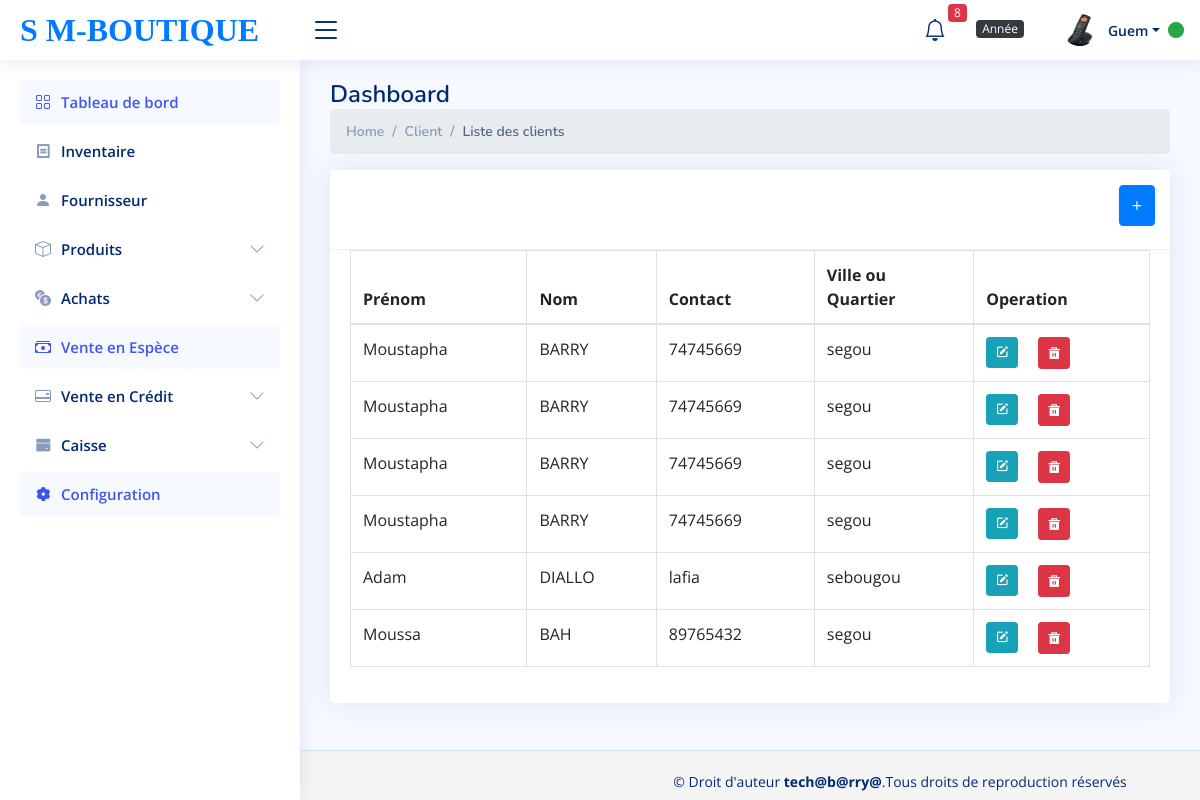
Screenshot of /liste_client_gr.php (signed in) with the database file from the repository.
### tables this page shows
CREATE TABLE `client_grossiste` (
  `id_client_gr` int(11) NOT NULL,
  `nom_client_grossiste` varbinary(100) NOT NULL,
  `prenom_du_client_grossiste` varchar(100) NOT NULL,
  `ville_client_grossiste` varchar(100) NOT NULL,
  `contact_client_grossiste` varchar(100) NOT NULL
);

### liste_client_gr.php (called while the page is built, shortened)
<?php
require_once('autoload.php');
$liste_client=new Client();
$recuperer_afficher=$liste_client->list();
?>
<?php require_once('view/liste_client_gr.view.php') ?>

### autoload.php (called while the page is built, shortened)
<?php
spl_autoload_register (function ($class_name)
{
    $fils="classes/".$class_name.'.php';
});

### classes/Fonction.php (called while the page is built, shortened)
<?php
class Fonction{
        public function database(){
            $this->DB_HOST="127.0.0.1";
            $this->DB_NAME="db_supermarche";
            $this->DB_USERNAME="root";
            $this->DB_PASSWORD='';
             $bdd=new PDO("mysql:host=".$this->DB_HOST.";dbname=". $this->DB_NAME,
            $this->DB_USERNAME  ,$this->DB_PASSWORD);
            return $bdd;
        }
   public function  recuperation_fonction($select_partie,$tables,$data=[], $all=null){
      $bdd=$this->database();
        $monFetch=$bdd->prepare("select $select_partie from $tables");
        $monFetch->execute($data);
        if(isset($all) and $all==="all"|| $all==="All" || $all==="ALL" ||
         $all==="aLL"||$all==="ALl"|| $all==="AlL"){
           return $monFetch->fetchAll(PDO::FETCH_OBJ);
         }else{
           return $monFetch->fetch(PDO::FETCH_OBJ);
         }
    }
}

### classes/Client.php (called while the page is built, shortened)
<?php
class Client extends Fonction{
      public function list(){
            $recuperer_afficher=$this->recuperation_fonction("*","client_grossiste ORDER BY id_client_gr DESC",[],"all");
            return $recuperer_afficher;
         }
}

### view/liste_client_gr.view.php (the view, shortened to what this page needs)
<?php require_once ('partials/header.php') ?>
<?php require_once ('partials/sidebar.php')?>
<?php require_once ('partials/navbar.php')?>
<!DOCTYPE html>
<html lang="en">
<body>
    <main id="main" class="main">
        <div class="pagetitle">
            <h1>Dashboard</h1>
            <nav>
                <ol class="breadcrumb">
                    <li class="breadcrumb-item"><a href="index1.php">Home</a></li>
                    <li class="breadcrumb-item">Client</li>
                    <li class="breadcrumb-item active">Liste des clients</li>
                </ol>
            </nav>
        </div>
        <section class="section">
            <div class="row">
                <div class="col-lg-12">
                    <div class="card">
                        <div class="card-header">
                             <a class="btn btn-primary mb-2" href="client.php" style="font-size: 18px;" title="Plus de client">+</a>
                        </div>
                        <div class="card-body">
                            <table class="table datatable table-bordered">
                                <thead>
                                    <tr>
                                        <th>Prénom</th>
                                        <th>Nom </th>
                                        <th>Contact </th>
                                        <th>Ville ou<br>Quartier</th>
                                        <th>Operation</th>
                                    </tr>
                                </thead>
                                <tbody>
                                    <?php  foreach ($recuperer_afficher as $liste_cli):?>
                                    <tr>
                                        <td><?= $liste_cli-> prenom_du_client_grossiste?></td>
                                        <td><?= $liste_cli-> nom_client_grossiste?></td>
                                        <td><?= $liste_cli->contact_client_grossiste ?></td>
                                        <td><?= $liste_cli->ville_client_grossiste ?></td>
                                        <td>
                                            <a href="modifier_client.php?id=<?=$liste_cli->id_client_gr?>"
                                                class="btn btn-info btn-sm">
                                                <i class="bx bxs-edit"></i></a>&emsp;
                                            <a class="btn btn-danger btn-sm delete-button"
                                                href="supprimer_client.php?id=<?= $liste_cli->id_client_gr ?>"
                                                data-listclient-id="<?= $liste_cli->id_client_gr ?>">
                                                <i class="ri-delete-bin-5-fill "></i>
                                            </a>
                                        </td>
                                    </tr>
                                    <?php endforeach?>
                                </tbody>
                            </table>
                        </div>
                    </div>
                </div>
            </div>
        </section>
    </main>
    <footer class="footer">
        <?php require_once('partials/foot.php') ?>
    </footer>
</body>
</html>

### assets/css/style.css (style rules this page uses)
:root { scroll-behavior: smooth; }
body { font-family: "Open Sans", sans-serif; background: #f6f9ff; color: #444444; }
a { color: #4154f1; text-decoration: none; }
h1, h2, h3, h4, h5, h6 { font-family: "Nunito", sans-serif; }
#main { margin-top: 60px; padding: 20px 30px; transition: all 0.3s; }
.pagetitle { margin-bottom: 10px; }
.pagetitle h1 { font-size: 24px; margin-bottom: 0; font-weight: 600; color: #012970; }
.card { margin-bottom: 30px; border: none; border-radius: 5px; box-shadow: 0px 0 30px rgba(1, 41, 112, 0.1); }
.card-header, .card-footer { border-color: #ebeef4; background-color: #fff; color: #798eb3; padding: 15px; }
.card-body { padding: 0 20px 20px 20px; }
.breadcrumb { font-size: 14px; font-family: "Nunito", sans-serif; color: #899bbd; font-weight: 600; }
.breadcrumb a { color: #899bbd; transition: 0.3s; }
.breadcrumb .breadcrumb-item::before { color: #899bbd; }
.breadcrumb .active { color: #51678f; font-weight: 600; }
@media (min-width: 1200px) { #main, #footer { margin-left: 300px; } }
.footer { padding: 20px 0; font-size: 14px; transition: all 0.3s; border-top: 1px solid #cddfff; }

### view/liste_client_gr.view.php (style rules this page uses)
.footer { position: fixed; bottom: 0; width: 100%; height: 50px; background-color: #f5f5f5; }
.btn-primary { float: right; }

### rows the page displays
client_grossiste: prenom_du_client_grossiste "Moustapha", nom_client_grossiste "BARRY", contact_client_grossiste "74745669", ville_client_grossiste "segou"
client_grossiste: prenom_du_client_grossiste "Moustapha", nom_client_grossiste "BARRY", contact_client_grossiste "74745669", ville_client_grossiste "segou"
client_grossiste: prenom_du_client_grossiste "Moustapha", nom_client_grossiste "BARRY", contact_client_grossiste "74745669", ville_client_grossiste "segou"
client_grossiste: prenom_du_client_grossiste "Moustapha", nom_client_grossiste "BARRY", contact_client_grossiste "74745669", ville_client_grossiste "segou"
client_grossiste: prenom_du_client_grossiste "Adam", nom_client_grossiste "DIALLO", contact_client_grossiste "lafia", ville_client_grossiste "sebougou"
client_grossiste: prenom_du_client_grossiste "Moussa", nom_client_grossiste "BAH", contact_client_grossiste "89765432", ville_client_grossiste "segou"

### other values shown
$stock_alerte "8"
$_SESSION['nom_utilisateur'] "Guem"
